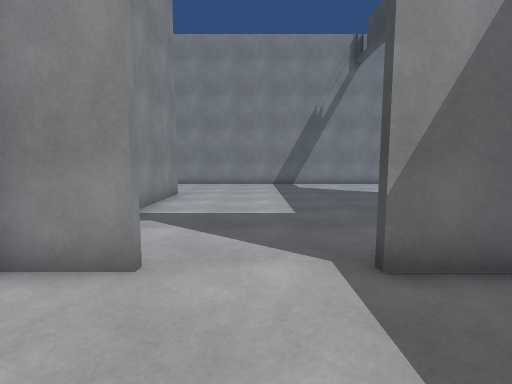
[1] (above)

18 first-person views from a walk through a Unity game level. The camera is 1.3 m above the floor, tilts 6° down and sees 85° across. The floor is counted in squares, 1 m on a side. Each view is taken from the middle of a square. On the plan, view 1 faces up. The plan holds only what a view shows up to about 13 squares ahead; the rest is blank. The place goes on beyond the plan. The player is left out.

[2]
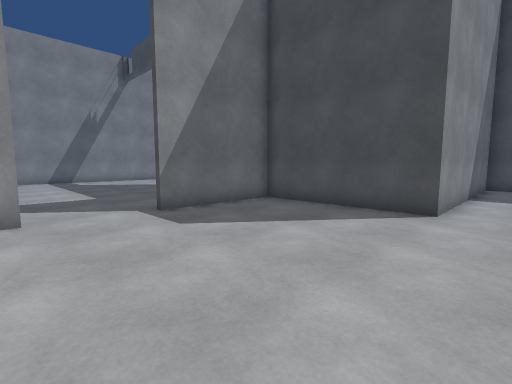

[3]
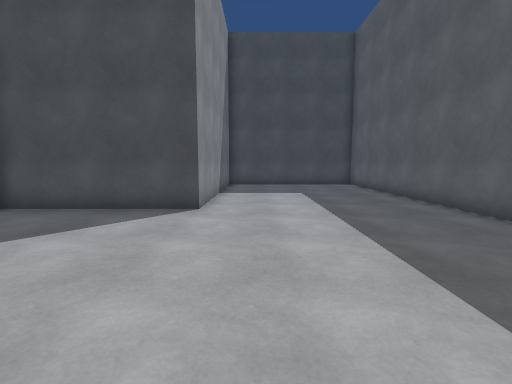

[4]
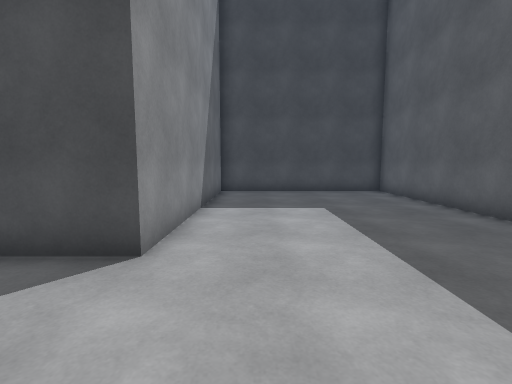

[5]
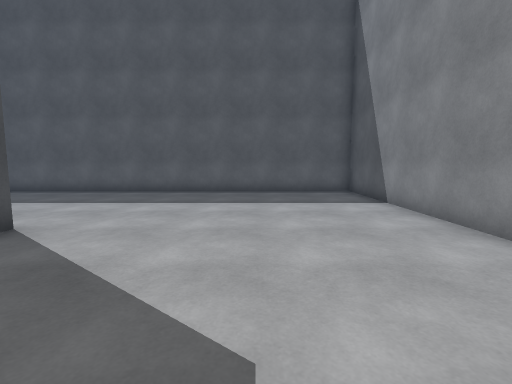

[6]
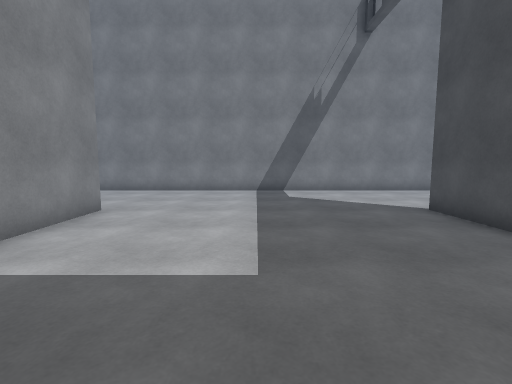

[7]
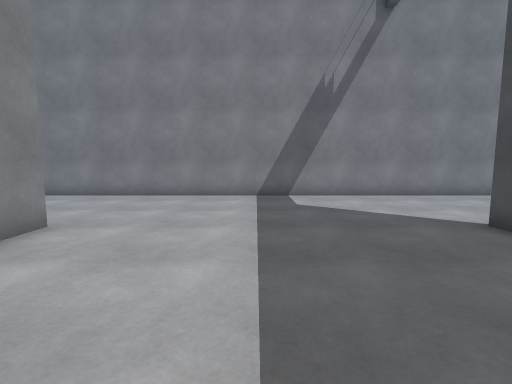

[8]
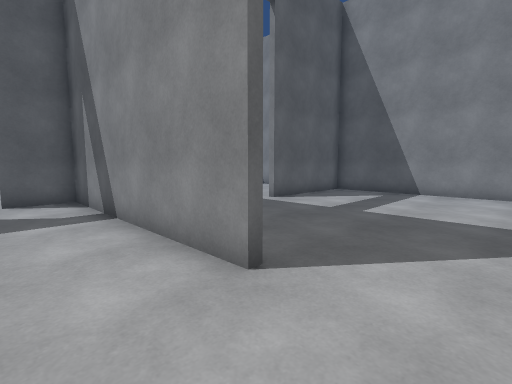

[9]
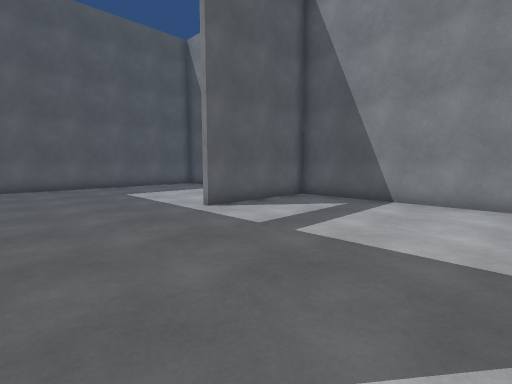

[10]
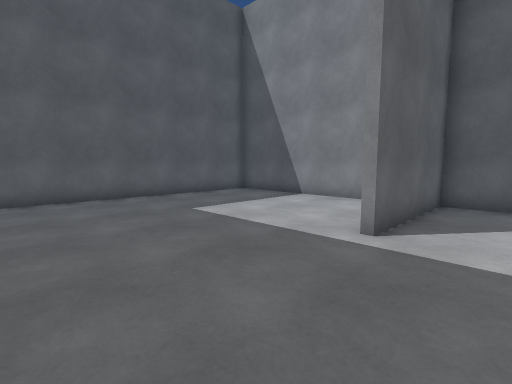

[11]
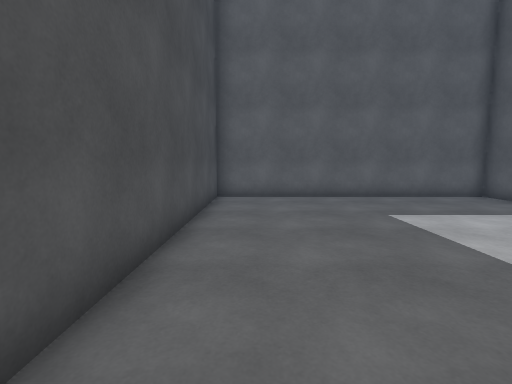

[12]
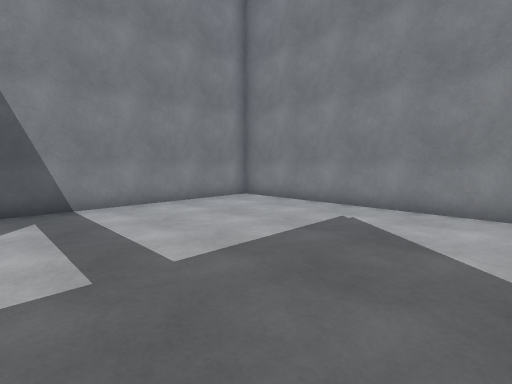

[13]
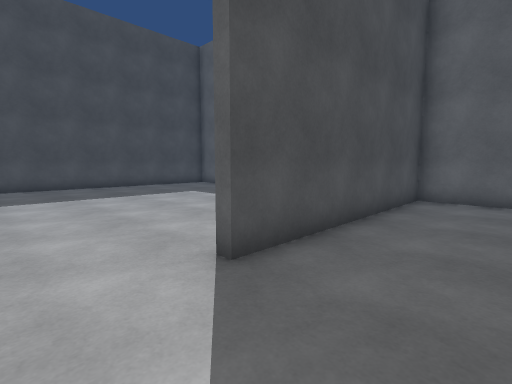

[14]
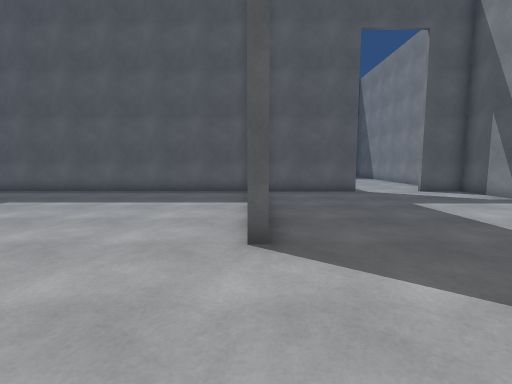

[15]
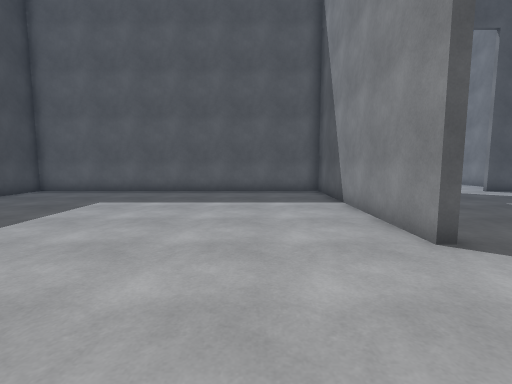

[16]
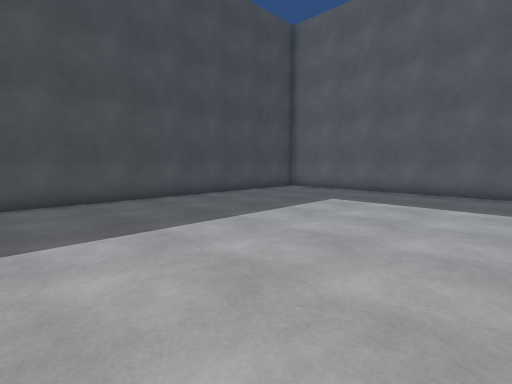

[17]
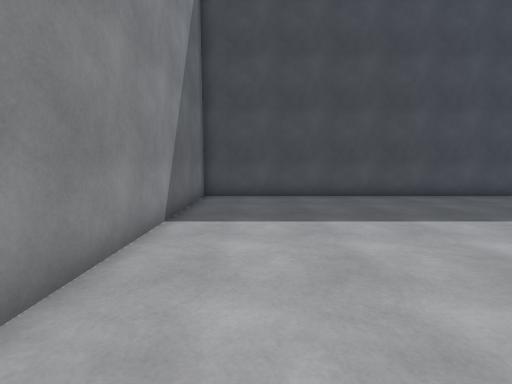

[18]
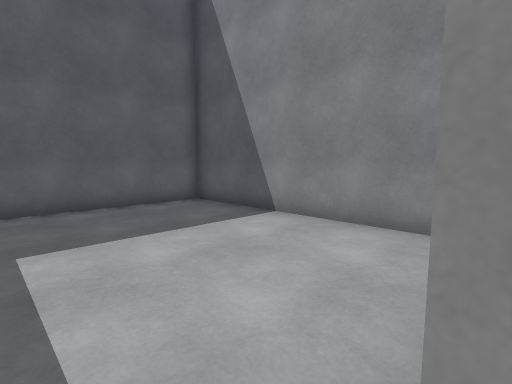

### Floor plan
Ten units are one square. View 1 is at (0, 0); x grows to the right and y downward. Boxes are objects, and circles mark ways between rooms. Rooms are numbered by the first view taken in them; rooms with no view inside come last. Other rooms are left out.
<svg viewBox="-142 -175 336 277">
<path fill="none" stroke="#000" d="M-33 16 -33 97 148 97 148 24 58 24 58 -32 15 -32M-33 -116 -33 -34 -14 -34M14 -34 58 -34 58 -117 61 -117 61 -31M-14 -32 -31 -32M58 -32 189 -32 189 -170 -137 -170 -137 -71 -89 -71M-35 15 -35 -75M-137 -59 -137 16 -33 16"/>
<circle cx="-5" cy="-25" r="3" fill="#2a7"/>
<text x="50" y="50">1</text>
<text x="10" y="-90">2</text>
</svg>
Room 1 opens to room 2.

Where each view was taken, in squares from view 1:
view 1: 0 up, 0 right, facing up
view 2: 4 down, 2 left, facing up-right
view 3: 4 down, 2 left, facing right
view 4: 4 down, 2 right, facing right
view 5: 3 up, 1 right, facing down
view 6: 4 up, 1 right, facing up
view 7: 6 up, 1 right, facing up
view 8: 14 up, 1 left, facing down-left
view 9: 14 up, 4 left, facing down-left
view 10: 9 up, 4 left, facing down-left
view 11: 9 up, 5 left, facing down
view 12: 9 up, 5 left, facing up-left
view 13: 14 up, 3 right, facing down-right
view 14: 16 up, 6 right, facing down
view 15: 16 up, 9 right, facing down
view 16: 16 up, 9 right, facing down-right
view 17: 15 up, 8 right, facing right
view 18: 7 up, 8 left, facing down-left
